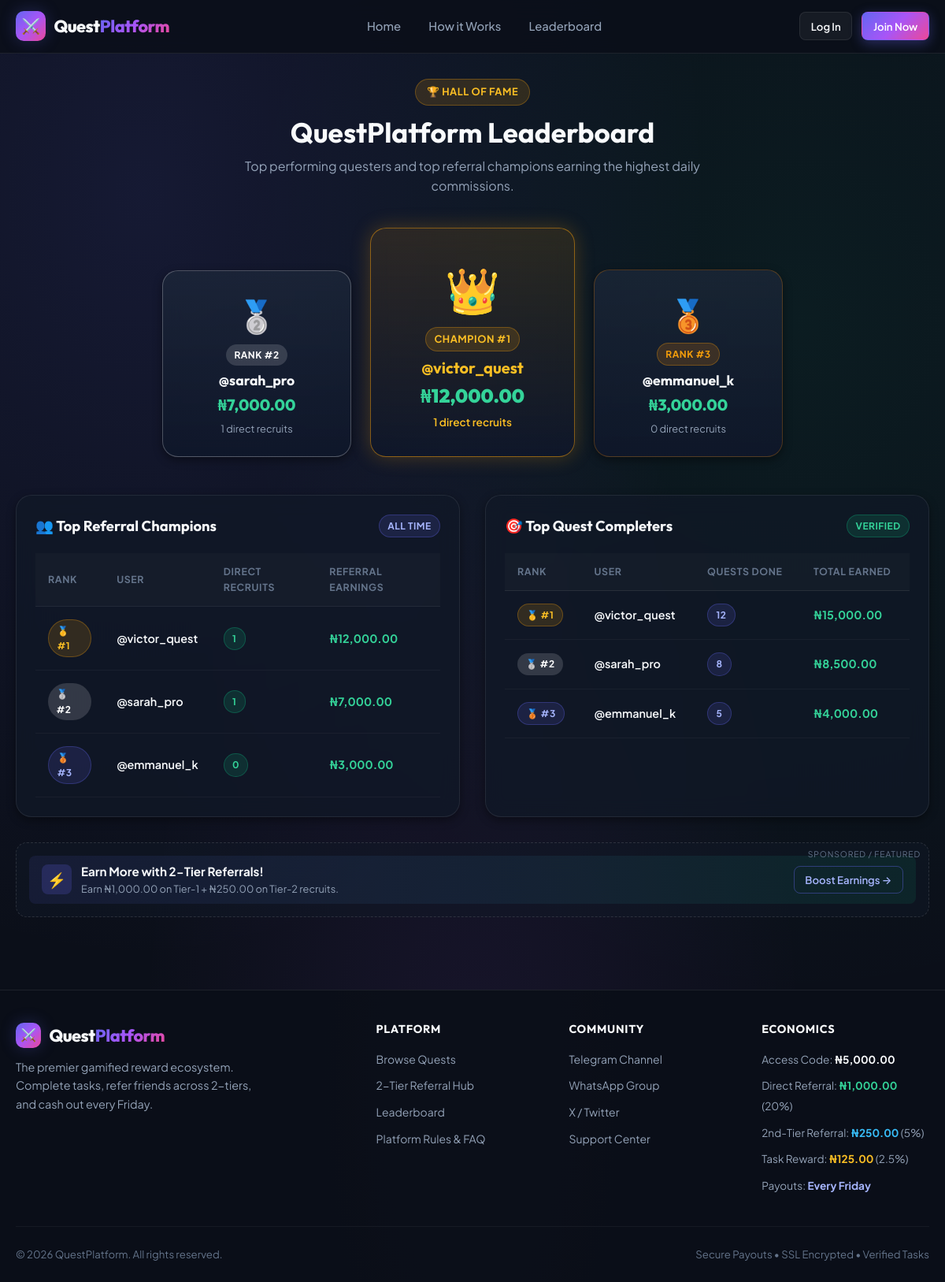
The app's page /leaderboard with its own data.
### app/models.py (models this page shows, shortened)
class User(UserMixin, db.Model):
    __tablename__ = 'users'
    id = db.Column(db.Integer, primary_key=True)
    username = db.Column(db.String(64), unique=True, nullable=False, index=True)
    password_hash = db.Column(db.String(255), nullable=False)
    is_admin = db.Column(db.Boolean, default=False)
    is_active = db.Column(db.Boolean, default=True)
    referral_code = db.Column(db.String(24), unique=True, nullable=False, index=True)
    referred_by_id = db.Column(db.Integer, db.ForeignKey('users.id'), nullable=True)
    wallet_balance = db.Column(db.Float, default=0.0)       # Available to withdraw
    referral_earnings = db.Column(db.Float, default=0.0)    # Lifetime referral commissions earned
    total_earned = db.Column(db.Float, default=0.0)         # Lifetime all earnings (referral + tasks)
    tasks_completed_count = db.Column(db.Integer, default=0)
    bank_name = db.Column(db.String(128), nullable=True)
    account_number = db.Column(db.String(64), nullable=True)
    account_name = db.Column(db.String(128), nullable=True)
    created_at = db.Column(db.DateTime, default=lambda: datetime.now(timezone.utc))
    updated_at = db.Column(db.DateTime, default=lambda: datetime.now(timezone.utc), onupdate=lambda: datetime.now(timezone.utc))
    direct_referrals = db.relationship(
        'User',
        backref=db.backref('sponsor', remote_side=[id]),
        foreign_keys=[referred_by_id],
        lazy='dynamic'
    )
    submissions = db.relationship('TaskSubmission', backref='user', foreign_keys='TaskSubmission.user_id', lazy='dynamic')
    withdrawals = db.relationship('Withdrawal', backref='user', foreign_keys='Withdrawal.user_id', lazy='dynamic')
    transactions = db.relationship('Transaction', backref='user', foreign_keys='Transaction.user_id', lazy='dynamic', order_by='Transaction.created_at.desc()')
    @property
    def tier1_count(self) -> int:
        return self.direct_referrals.count()

class SystemSetting(db.Model):
    __tablename__ = 'system_settings'
    key = db.Column(db.String(64), primary_key=True)
    value = db.Column(db.Text, nullable=False)
    description = db.Column(db.String(255), nullable=True)
    @classmethod
    def get(cls, key: str, default: str = '') -> str:
        setting = db.session.get(cls, key)
        return setting.value if setting else default

### app/routes/main.py (the view)
@main_bp.route('/leaderboard')
def leaderboard():
    economy = get_system_economy()
    top_referrers = User.query.filter(User.is_admin == False).order_by(User.referral_earnings.desc()).limit(20).all()
    top_questers = User.query.filter(User.is_admin == False).order_by(User.tasks_completed_count.desc()).limit(20).all()
    return render_template(
        'user/leaderboard.html',
        top_referrers=top_referrers,
        top_questers=top_questers,
        economy=economy
    )

### app/templates/user/leaderboard.html (shortened to what this page needs)
{% extends 'base.html' %}
{% block content %}
<div style="text-align: center; margin-bottom: 2.5rem;">
  <div class="badge badge-amber" style="margin-bottom: 0.75rem; font-size: 0.8rem; padding: 0.35rem 0.85rem;">
    🏆 Hall of Fame
  </div>
  <h1 style="font-size: 2.2rem; margin-bottom: 0.5rem;">QuestPlatform Leaderboard</h1>
  <p style="font-size: 1rem; color: #94a3b8; max-width: 600px; margin: 0 auto;">
    Top performing questers and top referral champions earning the highest daily commissions.
  </p>
</div>
{% if top_referrers|length >= 3 %}
<div style="display: flex; justify-content: center; align-items: flex-end; gap: 1.5rem; margin-bottom: 3rem; flex-wrap: wrap;">
  <div class="card" style="width: 240px; text-align: center; padding: 1.5rem 1rem; border-color: rgba(255,255,255,0.25); background: linear-gradient(180deg, rgba(30,41,59,0.7) 0%, rgba(15,23,42,0.9) 100%); order: 1;">
    <div style="font-size: 2.5rem; margin-bottom: 0.25rem;">🥈</div>
    <div class="badge" style="background: rgba(255,255,255,0.15); color: #fff; margin-bottom: 0.5rem;">Rank #2</div>
    <h3 style="font-size: 1.1rem; margin-bottom: 0.25rem;">@{{ top_referrers[1].username }}</h3>
    <div style="font-size: 1.25rem; font-weight: 800; color: #34d399; font-family: var(--font-display);">
      {{ top_referrers[1].referral_earnings|currency }}
    </div>
    <div style="font-size: 0.8rem; color: #94a3b8; margin-top: 0.25rem;">{{ top_referrers[1].tier1_count }} direct recruits</div>
  </div>
  <div class="card" style="width: 260px; text-align: center; padding: 2rem 1.25rem; border-color: rgba(245,158,11,0.5); box-shadow: 0 0 25px rgba(245,158,11,0.25); background: linear-gradient(180deg, rgba(245,158,11,0.12) 0%, rgba(15,23,42,0.95) 100%); order: 2;">
    <div style="font-size: 3.5rem; margin-bottom: 0.25rem;">👑</div>
    <div class="badge badge-amber" style="font-size: 0.8rem; margin-bottom: 0.5rem;">Champion #1</div>
    <h3 style="font-size: 1.25rem; margin-bottom: 0.25rem; color: #fbbf24;">@{{ top_referrers[0].username }}</h3>
    <div style="font-size: 1.5rem; font-weight: 900; color: #34d399; font-family: var(--font-display);">
      {{ top_referrers[0].referral_earnings|currency }}
    </div>
    <div style="font-size: 0.85rem; color: #fbbf24; font-weight: 600; margin-top: 0.25rem;">{{ top_referrers[0].tier1_count }} direct recruits</div>
  </div>
  <div class="card" style="width: 240px; text-align: center; padding: 1.5rem 1rem; border-color: rgba(217,119,6,0.3); background: linear-gradient(180deg, rgba(30,41,59,0.7) 0%, rgba(15,23,42,0.9) 100%); order: 3;">
    <div style="font-size: 2.5rem; margin-bottom: 0.25rem;">🥉</div>
    <div class="badge badge-amber" style="background: rgba(217,119,6,0.2); color: #f59e0b; margin-bottom: 0.5rem;">Rank #3</div>
    <h3 style="font-size: 1.1rem; margin-bottom: 0.25rem;">@{{ top_referrers[2].username }}</h3>
    <div style="font-size: 1.25rem; font-weight: 800; color: #34d399; font-family: var(--font-display);">
      {{ top_referrers[2].referral_earnings|currency }}
    </div>
    <div style="font-size: 0.8rem; color: #94a3b8; margin-top: 0.25rem;">{{ top_referrers[2].tier1_count }} direct recruits</div>
  </div>
</div>
{% endif %}
<div class="grid grid-cols-2" style="gap: 2rem; margin-bottom: 2rem;">
  <div class="card">
    <div class="card-header">
      <h3 class="card-title">👥 Top Referral Champions</h3>
      <span class="badge badge-indigo">All Time</span>
    </div>
    {% if top_referrers %}
      <div class="table-responsive">
        <table class="custom-table">
          <thead>
            <tr>
              <th>Rank</th>
              <th>User</th>
              <th>Direct Recruits</th>
              <th>Referral Earnings</th>
            </tr>
          </thead>
          <tbody>
            {% for u in top_referrers %}
            <tr>
              <td>
                {% if loop.index == 1 %}
                  <span class="badge badge-amber">🥇 #1</span>
                {% elif loop.index == 2 %}
                  <span class="badge" style="background: rgba(255,255,255,0.15); color: #fff;">🥈 #2</span>
                {% elif loop.index == 3 %}
                  <span class="badge badge-indigo">🥉 #3</span>
                {% else %}
                  <span style="font-weight: 700; color: var(--text-muted);">#{{ loop.index }}</span>
                {% endif %}
              </td>
              <td style="font-weight: 600; color: var(--text-primary);">
                @{{ u.username }}
              </td>
              <td>
                <span class="badge badge-emerald">{{ u.tier1_count }}</span>
              </td>
              <td style="font-weight: 700; color: #34d399;">
                {{ u.referral_earnings|currency }}
              </td>
            </tr>
            {% endfor %}
          </tbody>
        </table>
      </div>
    {% else %}
      <p style="text-align: center; padding: 2rem; color: var(--text-muted);">No referrers yet. Start referring to claim the #1 spot!</p>
    {% endif %}
  </div>
  <div class="card">
    <div class="card-header">
      <h3 class="card-title">🎯 Top Quest Completers</h3>
      <span class="badge badge-emerald">Verified</span>
    </div>
    {% if top_questers %}
      <div class="table-responsive">
        <table class="custom-table">
          <thead>
            <tr>
              <th>Rank</th>
              <th>User</th>
              <th>Quests Done</th>
              <th>Total Earned</th>
            </tr>
          </thead>
          <tbody>
            {% for u in top_questers %}
            <tr>
              <td>
                {% if loop.index == 1 %}
                  <span class="badge badge-amber">🥇 #1</span>
                {% elif loop.index == 2 %}
                  <span class="badge" style="background: rgba(255,255,255,0.15); color: #fff;">🥈 #2</span>
                {% elif loop.index == 3 %}
                  <span class="badge badge-indigo">🥉 #3</span>
                {% else %}
                  <span style="font-weight: 700; color: var(--text-muted);">#{{ loop.index }}</span>
                {% endif %}
              </td>
              <td style="font-weight: 600; color: var(--text-primary);">
                @{{ u.username }}
              </td>
              <td>
                <span class="badge badge-indigo">{{ u.tasks_completed_count }}</span>
              </td>
              <td style="font-weight: 700; color: #34d399;">
                {{ u.total_earned|currency }}
              </td>
            </tr>
            {% endfor %}
          </tbody>
        </table>
      </div>
    {% else %}
      <p style="text-align: center; padding: 2rem; color: var(--text-muted);">No completed quests yet.</p>
    {% endif %}
  </div>
</div>
{% include 'ads/ad_unit.html' %}
{% endblock %}

### app/templates/base.html (shortened to what this page needs)
<!DOCTYPE html>
<html lang="en">
<head>
  <link rel="stylesheet" href="{{ url_for('static', filename='css/style.css') }}">
</head>
<body>
  <header class="navbar">
    <div class="app-container">
      <div class="nav-wrapper">
        <a href="{{ url_for('main.dashboard') if current_user.is_authenticated else url_for('main.index') }}" class="brand-logo">
          <div class="brand-icon">⚔️</div>
          <span>Quest<span class="gradient-text">Platform</span></span>
        </a>
        <nav>
          <ul class="nav-links">
            {% if current_user.is_authenticated %}
              <li><a href="{{ url_for('main.dashboard') }}" class="nav-link {% if request.endpoint == 'main.dashboard' %}active{% endif %}">📊 Dashboard</a></li>
              <li><a href="{{ url_for('main.quests') }}" class="nav-link {% if 'quests' in request.endpoint %}active{% endif %}">🎯 Quests</a></li>
              <li><a href="{{ url_for('main.referrals') }}" class="nav-link {% if request.endpoint == 'main.referrals' %}active{% endif %}">👥 Referrals</a></li>
              <li><a href="{{ url_for('main.leaderboard') }}" class="nav-link {% if request.endpoint == 'main.leaderboard' %}active{% endif %}">🏆 Leaderboard</a></li>
              <li><a href="{{ url_for('main.wallet') }}" class="nav-link {% if request.endpoint == 'main.wallet' %}active{% endif %}">💳 Wallet</a></li>
            {% else %}
              <li><a href="{{ url_for('main.index') }}" class="nav-link">Home</a></li>
              <li><a href="{{ url_for('main.rules') }}" class="nav-link">How it Works</a></li>
              <li><a href="{{ url_for('main.leaderboard') }}" class="nav-link">Leaderboard</a></li>
            {% endif %}
          </ul>
        </nav>
        <div class="nav-actions">
          {% if current_user.is_authenticated %}
            {% if current_user.is_admin %}
              <a href="{{ url_for('admin.dashboard') }}" class="btn btn-sm btn-outline-primary" style="border-color: #a855f7; color: #c084fc;">
                🛡️ Admin
              </a>
            {% endif %}
            <div class="user-pill">
              <div class="user-avatar-sm">{{ current_user.username[:1].upper() }}</div>
              <span class="user-pill-name">@{{ current_user.username }}</span>
              <span class="user-pill-balance">{{ current_user.wallet_balance|currency }}</span>
            </div>
            <a href="{{ url_for('main.profile') }}" class="btn btn-sm btn-secondary" title="Account Settings">⚙️</a>
            <a href="{{ url_for('auth.logout') }}" class="btn btn-sm btn-secondary" title="Logout">🚪</a>
          {% else %}
            <a href="{{ url_for('auth.login') }}" class="btn btn-sm btn-secondary">Log In</a>
            <a href="{{ url_for('auth.register') }}" class="btn btn-sm btn-primary">Join Now</a>
          {% endif %}
        </div>
      </div>
    </div>
  </header>
  <main class="main-content">
    <div class="app-container">
      {% block content %}{% endblock %}
    </div>
  </main>
  <footer class="footer">
    <div class="app-container">
      <div class="footer-grid">
        <div class="footer-brand">
          <div class="brand-logo" style="margin-bottom: 0.5rem;">
            <div class="brand-icon" style="width: 32px; height: 32px; font-size: 1rem;">⚔️</div>
            <span>Quest<span class="gradient-text">Platform</span></span>
          </div>
          <p>The premier gamified reward ecosystem. Complete tasks, refer friends across 2-tiers, and cash out every Friday.</p>
        </div>
        <div class="footer-col">
          <h5>Platform</h5>
          <ul>
            <li><a href="{{ url_for('main.quests') if current_user.is_authenticated else url_for('auth.register') }}">Browse Quests</a></li>
            <li><a href="{{ url_for('main.referrals') if current_user.is_authenticated else url_for('auth.register') }}">2-Tier Referral Hub</a></li>
            <li><a href="{{ url_for('main.leaderboard') }}">Leaderboard</a></li>
            <li><a href="{{ url_for('main.rules') }}">Platform Rules & FAQ</a></li>
          </ul>
        </div>
        <div class="footer-col">
          <h5>Community</h5>
          <ul>
            <li><a href="#">Telegram Channel</a></li>
            <li><a href="#">WhatsApp Group</a></li>
            <li><a href="#">X / Twitter</a></li>
            <li><a href="#">Support Center</a></li>
          </ul>
        </div>
        <div class="footer-col">
          <h5>Economics</h5>
          <ul>
            <li><span style="color: #94a3b8; font-size: 0.85rem;">Access Code: <strong style="color: #f8fafc;">{{ economy.x_price|currency }}</strong></span></li>
            <li><span style="color: #94a3b8; font-size: 0.85rem;">Direct Referral: <strong style="color: #34d399;">{{ economy.tier1_reward|currency }}</strong> (20%)</span></li>
            <li><span style="color: #94a3b8; font-size: 0.85rem;">2nd-Tier Referral: <strong style="color: #38bdf8;">{{ economy.tier2_reward|currency }}</strong> (5%)</span></li>
            <li><span style="color: #94a3b8; font-size: 0.85rem;">Task Reward: <strong style="color: #fbbf24;">{{ economy.task_reward|currency }}</strong> (2.5%)</span></li>
            <li><span style="color: #94a3b8; font-size: 0.85rem;">Payouts: <strong style="color: #a5b4fc;">Every Friday</strong></span></li>
          </ul>
        </div>
      </div>
      <div class="footer-bottom">
        <span>&copy; {{ now_year }} {{ economy.site_name }}. All rights reserved.</span>
        <span>Secure Payouts • SSL Encrypted • Verified Tasks</span>
      </div>
    </div>
  </footer>
</body>
</html>

### app/templates/ads/ad_unit.html
{% if economy.google_ads_enabled and economy.google_ads_client_id %}
<div class="ad-slot-container">
  <span class="ad-label">Advertisement</span>
  <ins class="adsbygoogle"
       style="display:block"
       data-ad-client="{{ economy.google_ads_client_id }}"
       data-ad-slot="{{ ad_slot_id|default('auto') }}"
       data-ad-format="auto"
       data-full-width-responsive="true"></ins>
  <script>
       (adsbygoogle = window.adsbygoogle || []).push({});
  </script>
</div>
{% else %}
<div class="ad-slot-container">
  <span class="ad-label">Sponsored / Featured</span>
  <div class="ad-placeholder-content">
    <div style="display: flex; align-items: center; gap: 0.75rem;">
      <div style="width: 38px; height: 38px; border-radius: 8px; background: rgba(99,102,241,0.2); display: flex; align-items: center; justify-content: center; color: #818cf8; font-size: 1.2rem;">
        ⚡
      </div>
      <div style="text-align: left;">
        <div style="font-weight: 700; font-size: 0.95rem; color: #f8fafc;">Earn More with 2-Tier Referrals!</div>
        <div style="font-size: 0.8rem; color: #94a3b8;">Earn {{ economy.tier1_reward|currency }} on Tier-1 + {{ economy.tier2_reward|currency }} on Tier-2 recruits.</div>
      </div>
    </div>
    <a href="{{ url_for('main.referrals') if current_user.is_authenticated else url_for('auth.register') }}" class="btn btn-sm btn-outline-primary">
      Boost Earnings &rarr;
    </a>
  </div>
</div>
{% endif %}

### records on screen
User: username "sarah_pro", referral_earnings.value "₦7,000.00", shows "🥈 #2", tier1_count "1", referral_earnings "₦7,000.00", tasks_completed_count "8", total_earned "₦8,500.00"
User: username "victor_quest", referral_earnings.value "₦12,000.00", shows "🥇 #1", tier1_count "1", referral_earnings "₦12,000.00", tasks_completed_count "12", total_earned "₦15,000.00"
User: username "emmanuel_k", referral_earnings.value "₦3,000.00", shows "🥉 #3", tier1_count "0", referral_earnings "₦3,000.00", tasks_completed_count "5", total_earned "₦4,000.00"
SystemSetting: tier1_reward "₦1,000.00", tier2_reward "₦250.00", x_price "₦5,000.00", task_reward "₦125.00"
SystemSetting: site_name "QuestPlatform"

### other values on screen
{{ top_referrers[1].tier1_count }} "1"
{{ top_referrers[0].tier1_count }} "1"
{{ top_referrers[2].tier1_count }} "0"
